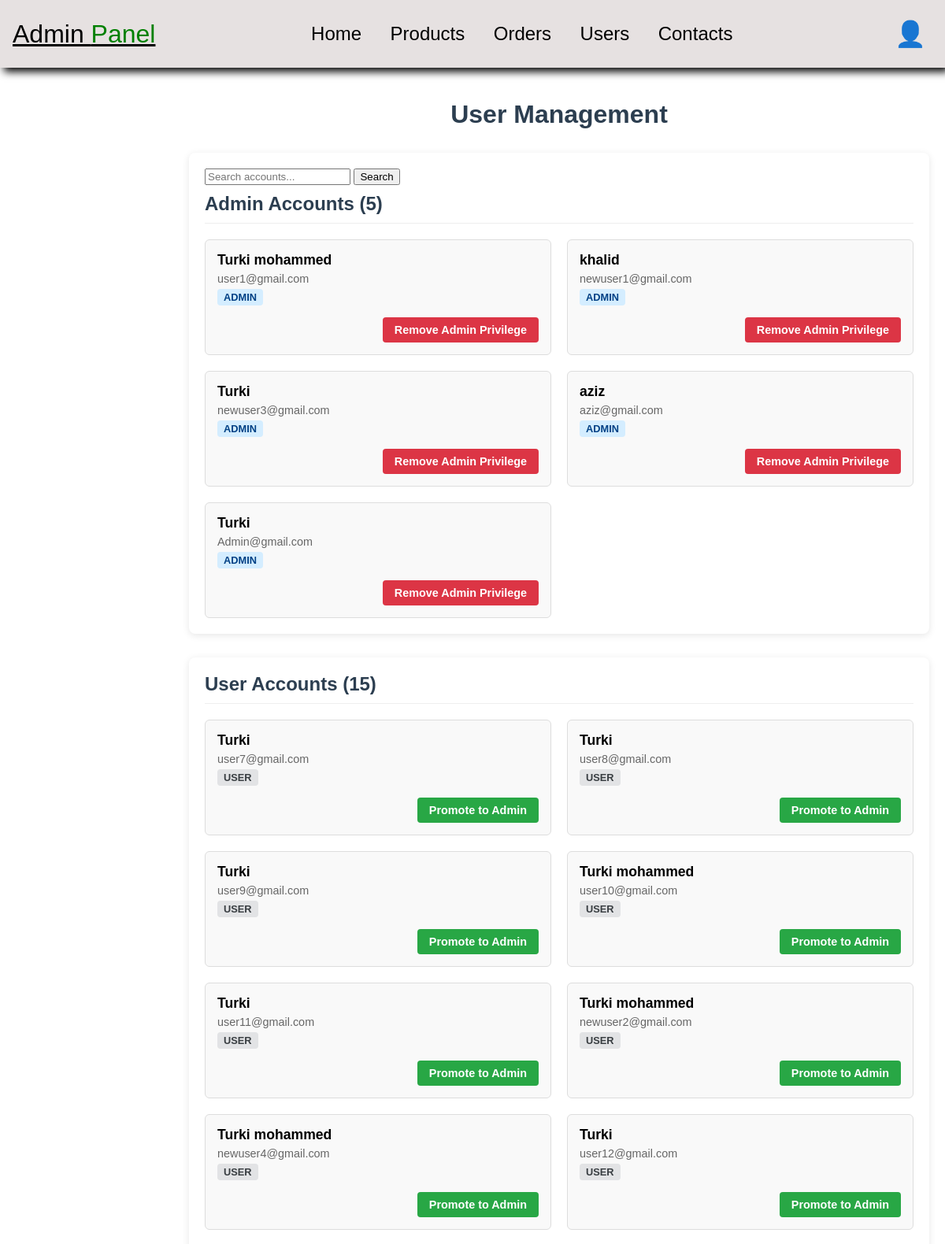
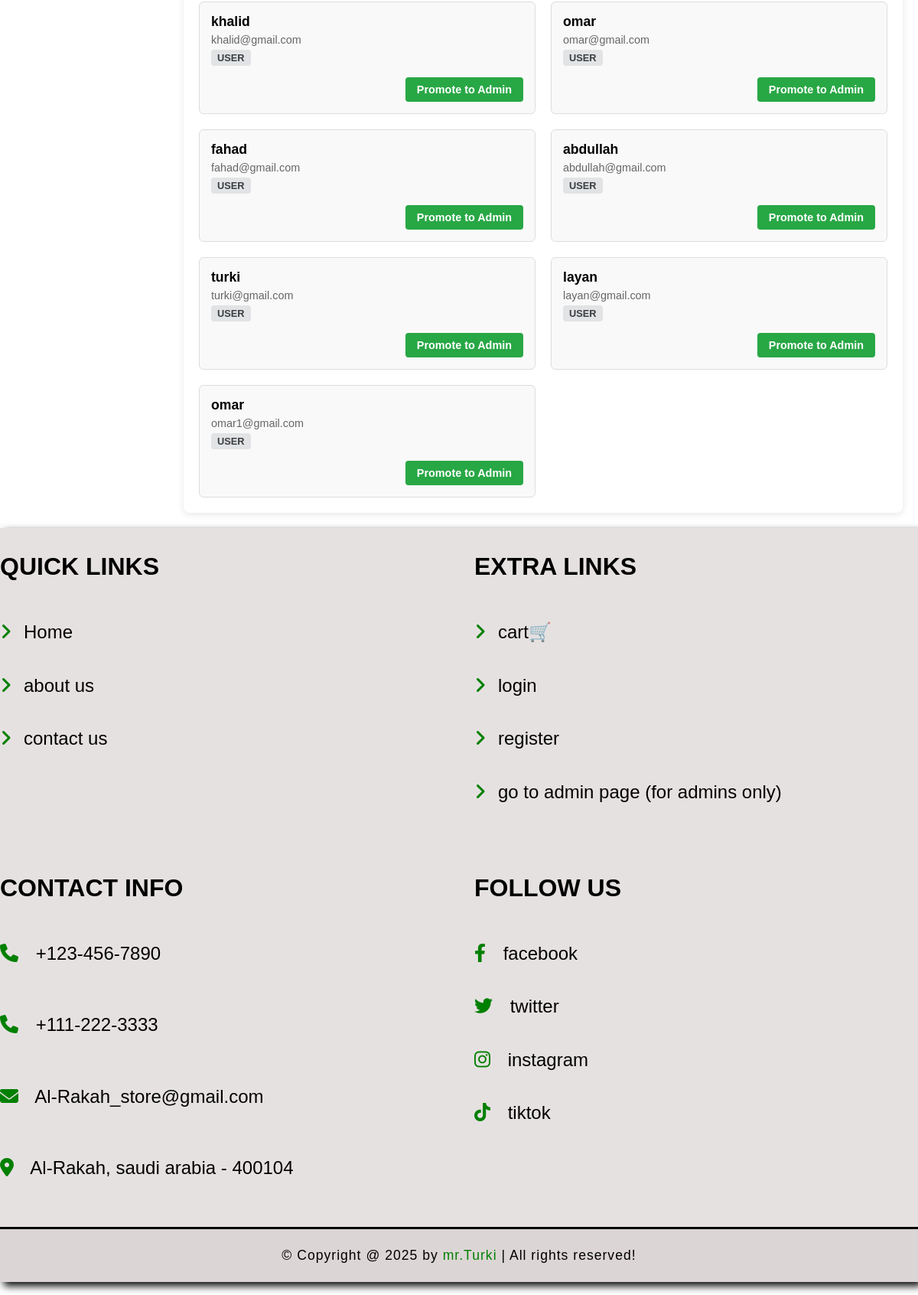
Page /GroceryStore/php/admin_users.php (signed in) on the committed database (2 pictures, top to bottom).
### tables this page shows
CREATE TABLE `users` (
  `id` int(11) NOT NULL AUTO_INCREMENT,
  `Name` varchar(100) NOT NULL,
  `Email` varchar(100) NOT NULL,
  `Password` varchar(255) NOT NULL,
  `city` varchar(45) NOT NULL,
  `Address` text NOT NULL,
  `Phone` varchar(15) NOT NULL,
  `CreatedAt` timestamp NOT NULL DEFAULT current_timestamp(),
  `user_type` varchar(45) DEFAULT 'user',
  PRIMARY KEY (`id`),
  UNIQUE KEY `Email` (`Email`)
);

### GroceryStore/php/admin_users.php (the view, shortened to what this page needs)
<?php
require_once 'config.php';
$searchTerm = '';
if (isset($_GET['search'])) {
    $searchTerm = $_GET['search'];
    try {
        $stmt = $conn->prepare("SELECT id, Name, email, user_type FROM users WHERE Name LIKE ?");
        $stmt->execute(['%' . $searchTerm . '%']);
        $users = $stmt->fetchAll(PDO::FETCH_ASSOC);
    } catch (PDOException $e) {
        die("Database error: " . $e->getMessage());
    }
} else {
    try {
        $stmt = $conn->query("SELECT id, Name, email, user_type FROM users");
        $users = $stmt->fetchAll(PDO::FETCH_ASSOC);
    } catch (PDOException $e) {
        die("Database error: " . $e->getMessage());
    }
}
$adminCount = 0;
$userCount = 0;
foreach ($users as $u) {
    if ($u['user_type'] == 'admin') {
        $adminCount++;
    } else {
        $userCount++;
    }
}
?>
<!DOCTYPE html>
<html lang="en">
<head>
    <link rel="stylesheet" href="\web project\GroceryStore\css\StyleSheet.css">
</head>
<body>
    <?php include 'admin_header.php'; ?>
    <div class="user_dashboard">
        <h1 class="user_title">User Management</h1>
        <div class="user_container">
            <div class="user_group">
                <div style="margin-bottom: 10px;">
                    <form action="admin_users.php" method="GET">
                        <input type="text" name="search" placeholder="Search accounts..." value="<?= htmlspecialchars($searchTerm) ?>">
                        <button type="submit">Search</button>
                    </form>
                </div>
                <h2>Admin Accounts (<?= $adminCount ?>)</h2>
                <div class="user_boxes">
                    <?php foreach ($users as $user): ?>
                        <?php if ($user['user_type'] == 'admin'): ?>
                            <div class="user_box">
                                <div class="user_info">
                                    <div class="user_name"><?= htmlspecialchars($user['Name']) ?></div>
                                    <div class="user_email"><?= htmlspecialchars($user['email']) ?></div>
                                    <span class="user_type" value="<?= htmlspecialchars($user['user_type']) ?>">
                                        <?= htmlspecialchars($user['user_type']) ?>
                                    </span>
                                </div>
                                <div class="user_actions">
                                    <a href="admin_users.php?demote_id=<?= $user['id'] ?>" class="user_btn user_demote-btn">
                                        Remove Admin Privilege
                                    </a>
                                </div>
                            </div>
                        <?php endif; ?>
                    <?php endforeach; ?>
                </div>
            </div>
            <div class="user_group">
                <h2>User Accounts (<?= $userCount ?>)</h2>
                <div class="user_boxes">
                    <?php foreach ($users as $user): ?>
                        <?php if ($user['user_type'] == 'user'): ?>
                            <div class="user_box">
                                <div class="user_info">
                                    <div class="user_name"><?= htmlspecialchars($user['Name']) ?></div>
                                    <div class="user_email"><?= htmlspecialchars($user['email']) ?></div>
                                    <span class="user_type" value="<?= htmlspecialchars($user['user_type']) ?>">
                                        <?= htmlspecialchars($user['user_type']) ?>
                                    </span>
                                </div>
                                <div class="user_actions">
                                    <a href="admin_users.php?promote_id=<?= $user['id'] ?>" class="user_btn user_promote-btn">
                                        Promote to Admin
                                    </a>
                                </div>
                            </div>
                        <?php endif; ?>
                    <?php endforeach; ?>
                </div>
            </div>
        </div>
    </div>
    <?php include 'footer.php'; ?>
</body>
</html>

### GroceryStore/css/StyleSheet.css (style rules this page uses)
body { font-family: Arial, sans-serif; margin: 0; padding: 0; background-color: white; }
.user_dashboard { padding: 20px; margin-left: 220px; }
.user_title { text-align: center; color: #2c3e50; margin-bottom: 30px; }
.user_container { display: flex; flex-direction: column; gap: 30px; }
.user_group { background-color: white; border-radius: 8px; padding: 20px; box-shadow: 0 2px 10px rgba(0, 0, 0, 0.1); }
.user_group h2 { margin-top: 0; color: #2c3e50; border-bottom: 1px solid #eee; padding-bottom: 10px; }
.user_boxes { display: grid; grid-template-columns: repeat(auto-fill, minmax(300px, 1fr)); gap: 20px; margin-top: 20px; }
.user_box { background-color: #f9f9f9; border-radius: 6px; padding: 15px; border: 1px solid #ddd; transition: transform 0.2s, box-shadow 0.2s; }
.user_info { margin-bottom: 15px; }
.user_name { font-weight: bold; font-size: 1.1em; margin-bottom: 5px; }
.user_email { color: #666; margin-bottom: 5px; font-size: 0.9em; }
.user_type { display: inline-block; padding: 3px 8px; border-radius: 4px; font-size: 0.8em; font-weight: bold; text-transform: uppercase; }
.user_type[value="admin"] { background-color: #d4edff; color: #004085; }
.user_type[value="user"] { background-color: #e2e3e5; color: #383d41; }
.user_actions { display: flex; justify-content: flex-end; }
.user_btn { padding: 8px 15px; border: none; border-radius: 4px; cursor: pointer; font-weight: bold; text-decoration: none; font-size: 0.9em; transition: background-color 0.2s; }
.user_promote-btn { background-color: #28a745; color: white; }
.user_demote-btn { background-color: #dc3545; color: white; }

### rows in the picture
users: Name "Turki mohammed", Email "user1@gmail.com", user_type "ADMIN"
users: Name "khalid", Email "newuser1@gmail.com", user_type "ADMIN"
users: Name "Turki", Email "newuser3@gmail.com", user_type "ADMIN"
users: Name "aziz", Email "aziz@gmail.com", user_type "ADMIN"
users: Name "Turki", Email "Admin@gmail.com", user_type "ADMIN"
users: Name "Turki", Email "user7@gmail.com", user_type "USER"
users: Name "Turki", Email "user8@gmail.com", user_type "USER"
users: Name "Turki", Email "user9@gmail.com", user_type "USER"
users: Name "Turki mohammed", Email "user10@gmail.com", user_type "USER"
users: Name "Turki", Email "user11@gmail.com", user_type "USER"
users: Name "Turki mohammed", Email "newuser2@gmail.com", user_type "USER"
users: Name "Turki mohammed", Email "newuser4@gmail.com", user_type "USER"
users: Name "Turki", Email "user12@gmail.com", user_type "USER"
users: Name "khalid", Email "khalid@gmail.com", user_type "USER"
users: Name "omar", Email "omar@gmail.com", user_type "USER"
users: Name "fahad", Email "fahad@gmail.com", user_type "USER"
users: Name "abdullah", Email "abdullah@gmail.com", user_type "USER"
users: Name "turki", Email "turki@gmail.com", user_type "USER"
users: Name "layan", Email "layan@gmail.com", user_type "USER"
users: Name "omar", Email "omar1@gmail.com", user_type "USER"

### other values in the picture
$adminCount "5"
$userCount "15"
